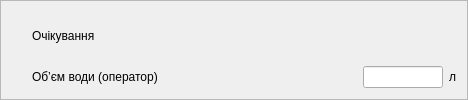
       <widget class="QFrame" name="f_1">
        <property name="frameShape">
         <enum>QFrame::StyledPanel</enum>
        </property>
        <property name="frameShadow">
         <enum>QFrame::Raised</enum>
        </property>
        <layout class="QGridLayout" name="gridLayout_10">
         <item row="0" column="1" rowspan="2" colspan="3">
          <widget class="QLabel" name="label">
           <property name="text">
            <string>Очікування</string>
           </property>
          </widget>
         </item>
         <item row="2" column="1">
          <widget class="QLabel" name="label_44">
           <property name="minimumSize">
            <size>
             <width>325</width>
             <height>0</height>
            </size>
           </property>
           <property name="text">
            <string>Об’єм води (оператор)</string>
           </property>
          </widget>
         </item>
         <item row="2" column="3">
          <widget class="QLabel" name="label_43">
           <property name="text">
            <string>л</string>
           </property>
          </widget>
         </item>
         <item row="2" column="2">
          <widget class="QLineEdit" name="Q_man">
           <property name="minimumSize">
            <size>
             <width>0</width>
             <height>0</height>
            </size>
           </property>
           <property name="maximumSize">
            <size>
             <width>80</width>
             <height>16777215</height>
            </size>
           </property>
           <property name="toolTip">
            <string>Фактичний об’єм води на промивку сита</string>
           </property>
           <property name="readOnly">
            <bool>true</bool>
           </property>
          </widget>
         </item>
         <item row="0" column="0" rowspan="2">
          <widget class="QCheckBox" name="cb_wait">
           <property name="styleSheet">
            <string notr="true">QCheckBox{
min-width: 14px;
min-height: 14px;
max-width: 14px;
max-height: 14px;
}
QCheckBox:checked
{
	
	image: url(:/butons/pict/bool_green_true_48x48.png);
}

QCheckBox:unchecked
{
	
	image: url(:/butons/pict/bool_green_false_48x48.png);
	
}

QCheckBox:indicator
{
	background: rgba(0, 0, 0, 0);
	height: 14px;
	width: 14px;
}
</string>
           </property>
           <property name="text">
            <string>CheckBox</string>
           </property>
          </widget>
         </item>
        </layout>
       </widget>
